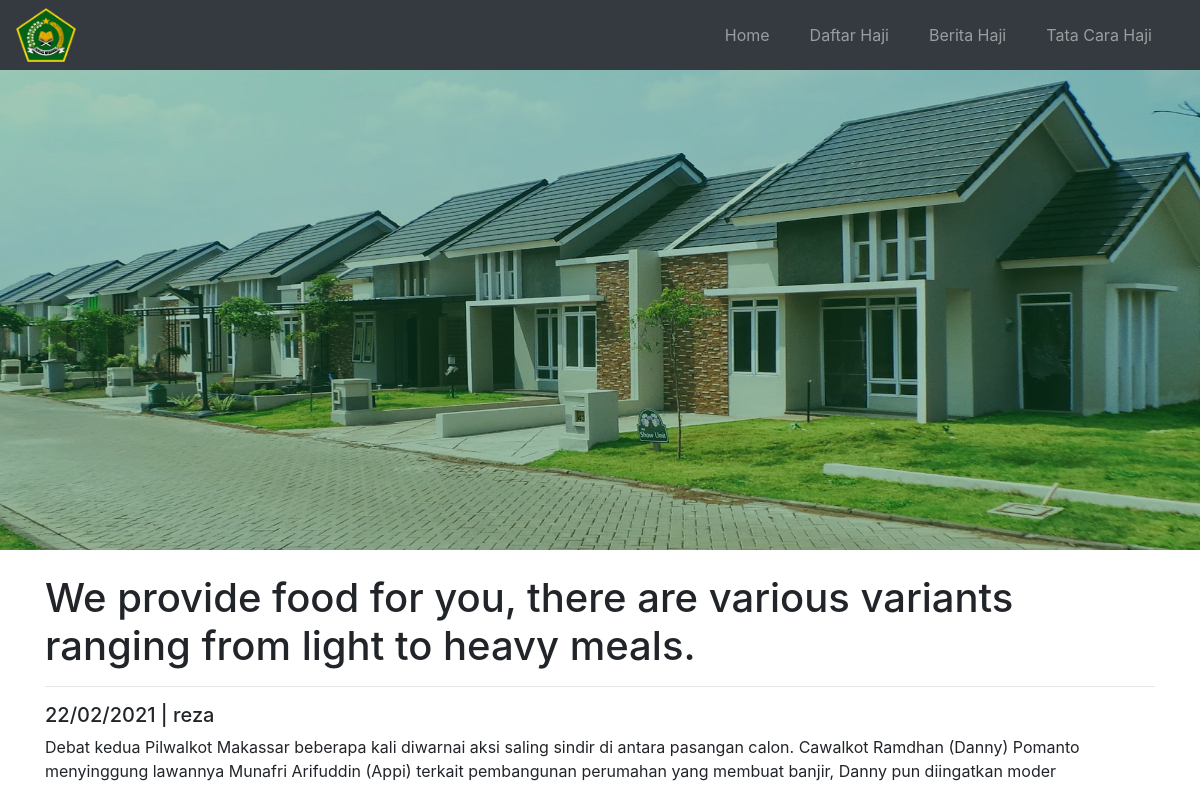
Screenshot of /detailBerita.php?id=8 with the database file from the repository.
### tables this page shows
CREATE TABLE `berita` (
  `id` int(11) NOT NULL,
  `gambar` varchar(255) NOT NULL,
  `judul` varchar(255) NOT NULL,
  `tanggal` varchar(255) NOT NULL,
  `penulis` varchar(255) NOT NULL,
  `isi` varchar(255) NOT NULL
);

### detailBerita.php (the view, shortened to what this page needs)
<?php
	include 'koneksi.php';
	$id = $_GET['id'];
	$data = mysqli_query($koneksi,"select * from berita where id='$id'");
	while($d = mysqli_fetch_array($data)){
		?>
<!DOCTYPE html>
<html lang="en">
<head>
  <link rel="stylesheet" href="https://maxcdn.bootstrapcdn.com/bootstrap/4.5.2/css/bootstrap.min.css">
  <link rel="stylesheet" type="text/css" href="css/style.css">
</head>
<body>
<nav class="navbar navbar-expand-sm bg-dark navbar-dark fixed-top">
  <img src="images/logo.png" alt="logo" style="width:60px;">
  <div class="collapse navbar-collapse" id="collapsibleNavbar">
    <ul class="navbar-nav ml-auto">
      <li class="nav-item">
        <a class="nav-link ml-lg-4 mr-lg-4" href="index.php">Home</a>
      </li>
      <li class="nav-item">
        <a class="nav-link mr-lg-4" href="daftarhaji.php">Daftar Haji</a>
      </li>
      <li class="nav-item">
        <a class="nav-link mr-lg-4" href="#">Berita Haji</a>
      </li>
      <li class="nav-item">
        <a class="nav-link mr-lg-4" href="carahaji.php">Tata Cara Haji</a>
      </li>
    </ul>
  </div>
</nav>
<div class="boxHeader">
    <img src="gambar/<?php echo $d['gambar'] ?>" width="100%" height="100%" class="banner">
  </div>
<div class="container">
    <h1><?php echo $d['judul']; ?></h1>
    <hr/>
    <h5><?php echo $d['tanggal']; ?> | <?php echo $d['penulis']; ?> </h5>
    <p><?php echo $d['isi']; ?></p>
</div>
    <?php }?>
</body>
</html>

### css/style.css (style rules this page uses)
.boxHeader { background-color: rgb(3, 99, 46); width: 100%; height: 550px; }
.banner { opacity: 65%; }

### rows the page displays
berita: gambar (picture), judul "We provide food for you, there are various variants ranging from light to heavy meals.", tanggal "22/02/2021", penulis "reza", isi "Debat kedua Pilwalkot Makassar beberapa kali diwarnai aksi saling sindir di antara pasangan calon. Cawalkot Ramdhan (Danny) Pomanto menyinggung lawannya Munafri Arifuddin (Appi) terkait pembangunan perumahan yang membuat banjir, Danny pun diingatkan moder"
